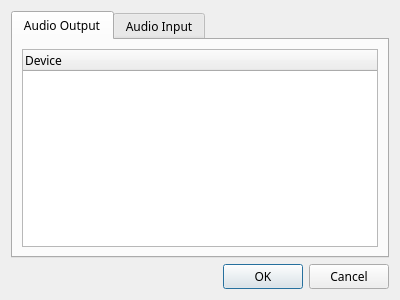
<?xml version="1.0" encoding="UTF-8"?>
<ui version="4.0">
 <class>AudioDialog</class>
 <widget class="QDialog" name="AudioDialog">
  <property name="geometry">
   <rect>
    <x>0</x>
    <y>0</y>
    <width>400</width>
    <height>300</height>
   </rect>
  </property>
  <property name="font">
   <font>
    <family>Sans Serif</family>
    <pointsize>9</pointsize>
   </font>
  </property>
  <property name="windowTitle">
   <string>Dialog</string>
  </property>
  <layout class="QVBoxLayout" name="verticalLayout">
   <item>
    <widget class="QTabWidget" name="tabWidget">
     <property name="currentIndex">
      <number>0</number>
     </property>
     <widget class="QWidget" name="tab_2">
      <attribute name="title">
       <string>Audio Output</string>
      </attribute>
      <layout class="QVBoxLayout" name="verticalLayout_3">
       <item>
        <widget class="QTreeWidget" name="audioOutTree">
         <column>
          <property name="text">
           <string notr="true">Device</string>
          </property>
         </column>
        </widget>
       </item>
      </layout>
     </widget>
     <widget class="QWidget" name="tabInput">
      <attribute name="title">
       <string>Audio Input</string>
      </attribute>
      <layout class="QVBoxLayout" name="verticalLayout_2">
       <item>
        <widget class="QTreeWidget" name="audioInTree">
         <column>
          <property name="text">
           <string>Device</string>
          </property>
         </column>
        </widget>
       </item>
       <item>
        <layout class="QHBoxLayout" name="inputVolumeLayout">
         <item>
          <widget class="QLabel" name="inputVolumeLabel">
           <property name="maximumSize">
            <size>
             <width>60</width>
             <height>16777215</height>
            </size>
           </property>
           <property name="text">
            <string>Volume</string>
           </property>
          </widget>
         </item>
         <item>
          <widget class="QDial" name="inputVolume">
           <property name="maximumSize">
            <size>
             <width>24</width>
             <height>24</height>
            </size>
           </property>
           <property name="maximum">
            <number>100</number>
           </property>
           <property name="pageStep">
            <number>1</number>
           </property>
          </widget>
         </item>
         <item>
          <widget class="QLabel" name="inputVolumeText">
           <property name="maximumSize">
            <size>
             <width>35</width>
             <height>16777215</height>
            </size>
           </property>
           <property name="text">
            <string>1.00</string>
           </property>
           <property name="alignment">
            <set>Qt::AlignRight|Qt::AlignTrailing|Qt::AlignVCenter</set>
           </property>
          </widget>
         </item>
         <item>
          <spacer name="horizontalSpacer">
           <property name="orientation">
            <enum>Qt::Horizontal</enum>
           </property>
           <property name="sizeHint" stdset="0">
            <size>
             <width>40</width>
             <height>20</height>
            </size>
           </property>
          </spacer>
         </item>
        </layout>
       </item>
      </layout>
     </widget>
    </widget>
   </item>
   <item>
    <widget class="QDialogButtonBox" name="buttonBox">
     <property name="orientation">
      <enum>Qt::Horizontal</enum>
     </property>
     <property name="standardButtons">
      <set>QDialogButtonBox::Cancel|QDialogButtonBox::Ok</set>
     </property>
    </widget>
   </item>
  </layout>
 </widget>
 <tabstops>
  <tabstop>buttonBox</tabstop>
  <tabstop>tabWidget</tabstop>
  <tabstop>audioOutTree</tabstop>
 </tabstops>
 <resources/>
 <connections>
  <connection>
   <sender>buttonBox</sender>
   <signal>accepted()</signal>
   <receiver>AudioDialog</receiver>
   <slot>accept()</slot>
   <hints>
    <hint type="sourcelabel">
     <x>248</x>
     <y>254</y>
    </hint>
    <hint type="destinationlabel">
     <x>157</x>
     <y>274</y>
    </hint>
   </hints>
  </connection>
  <connection>
   <sender>buttonBox</sender>
   <signal>rejected()</signal>
   <receiver>AudioDialog</receiver>
   <slot>reject()</slot>
   <hints>
    <hint type="sourcelabel">
     <x>316</x>
     <y>260</y>
    </hint>
    <hint type="destinationlabel">
     <x>286</x>
     <y>274</y>
    </hint>
   </hints>
  </connection>
 </connections>
</ui>
